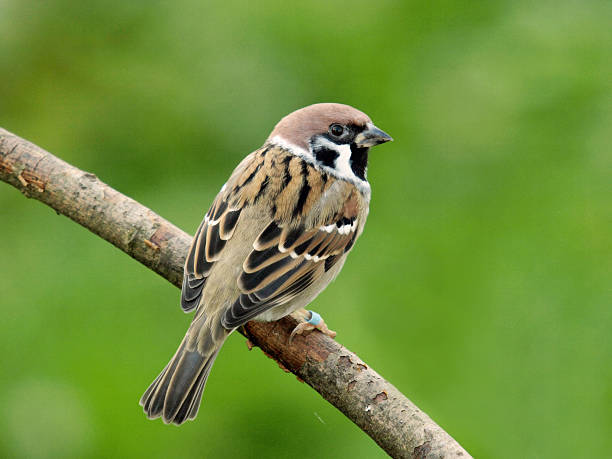
#> input picture imagenes/lineas_esquinas.jpg, 612 x 459 px, found by its file name
$ python p10-lineas-esquinas-0142.py
#> lines starting #> are read from the running program, lines starting #| are printed output that depends on the picture; after the words box and inside, x2 and y2 are one past the last pixel; in counts of white or black regions, pixels touching at a corner belong together
import cv2
import numpy as np

# Cargar imagen
imagen = cv2.imread("imagenes/lineas_esquinas.jpg")
#> imagen is the input picture: shape (459, 612, 3); mean B, G, R 58.8, 143.7, 111.6

# Verificar que la imagen exista
if imagen is None:
    print("Error: no se pudo cargar la imagen.")
    exit()

# Convertir a escala de grises
gris = cv2.cvtColor(imagen, cv2.COLOR_BGR2GRAY)
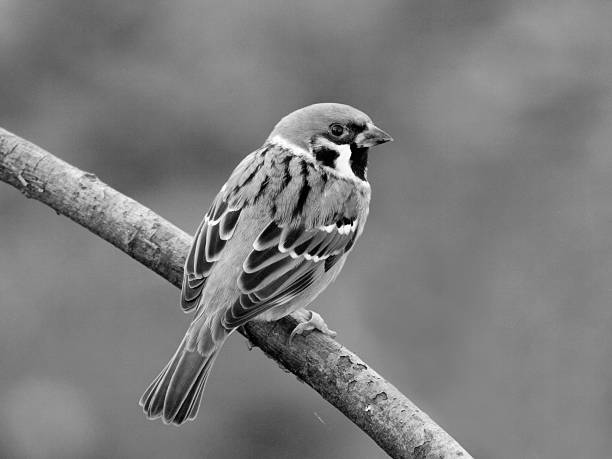
#> gris: shape (459, 612); min 0, max 255, mean 124.4

# Convertir a tipo float32
gris_float = np.float32(gris)

# Detectar esquinas mediante Harris
esquinas = cv2.cornerHarris(
    gris_float,
    2,
    3,
    0.04
)

# Dilatar para hacer visibles las esquinas
esquinas = cv2.dilate(
    esquinas,
    None
)

# Crear copia
resultado = imagen.copy()

# Umbral para identificar esquinas
umbral = 0.05 * esquinas.max()
#> umbral = 14270009.6

# Marcar esquinas
resultado[esquinas > umbral] = [0, 0, 255]
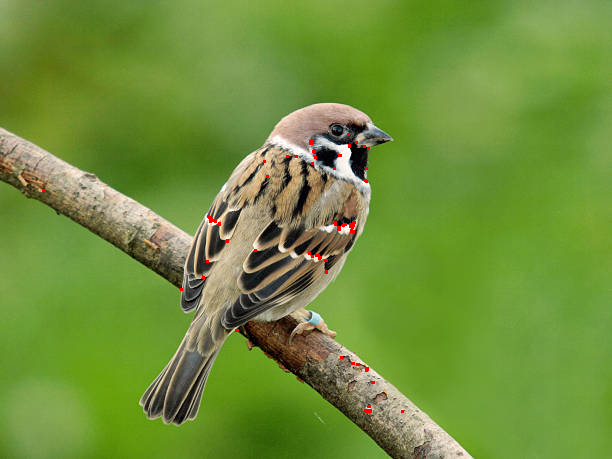
#> resultado: shape (459, 612, 3); 0.22% of pixels changed, all inside (x1, y1, x2, y2) = (42, 133, 404, 413)

# Mostrar resultados
cv2.imshow(
    "Imagen original NC = 0142",
    imagen
)

cv2.imshow(
    "Esquinas detectadas NC = 0142",
    resultado
)

# Guardar resultado
cv2.imwrite(
    "resultados/ejemplo2_esquinas.jpg",
    resultado
)

# Contar esquinas aproximadas
cantidad_esquinas = np.sum(
    esquinas > umbral
)
#> cantidad_esquinas = 604

print("Deteccion de esquinas terminada.")
print("Cantidad aproximada de puntos detectados:",
      cantidad_esquinas)
#| Cantidad aproximada de puntos detectados: 604

print("Resultado guardado en:")
print("resultados/ejemplo2_esquinas.jpg")

# Esperar una tecla
cv2.waitKey(0)

# Cerrar ventanas
cv2.destroyAllWindows()
